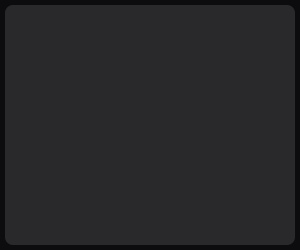
<?xml version="1.0" encoding="UTF-8"?>
<ui version="4.0">
 <class>Form</class>
 <widget class="QWidget" name="Form">
  <property name="geometry">
   <rect>
    <x>0</x>
    <y>0</y>
    <width>300</width>
    <height>250</height>
   </rect>
  </property>
  <property name="windowTitle">
   <string>Form</string>
  </property>
  <property name="styleSheet">
   <string notr="true">QWidget {
	background-color: rgb(12, 12, 15);
	border-radius: 8px;
}

QWidget#audio_visualizer_widget_container {
	background-color: rgb(41, 41, 43);
}</string>
  </property>
  <layout class="QGridLayout" name="gridLayout">
   <property name="leftMargin">
    <number>5</number>
   </property>
   <property name="topMargin">
    <number>5</number>
   </property>
   <property name="rightMargin">
    <number>5</number>
   </property>
   <property name="bottomMargin">
    <number>5</number>
   </property>
   <property name="spacing">
    <number>5</number>
   </property>
   <item row="0" column="0">
    <widget class="QWidget" name="audio_visualizer_widget_container" native="true"/>
   </item>
  </layout>
 </widget>
 <resources/>
 <connections/>
</ui>
